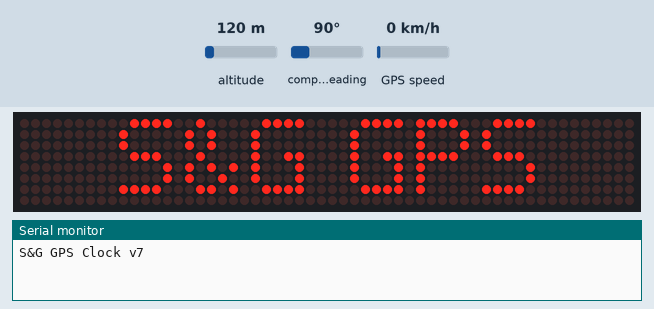
A sketch run on a simulated Arduino Uno, built with avr-gcc and run on an emulated ATmega328P. On the bench: 56×8 LED matrix, the last lines printed to the serial monitor. Inputs (shaded band) come from the test bench; at power-on: altitude 120 m, compass heading 90°, GPS speed 0 km/h. The GPS gets a fix after 3 s at 37.7749, -122.4194 with 8 satellites.

Above: at 0.1 s.
At 1.1 s:
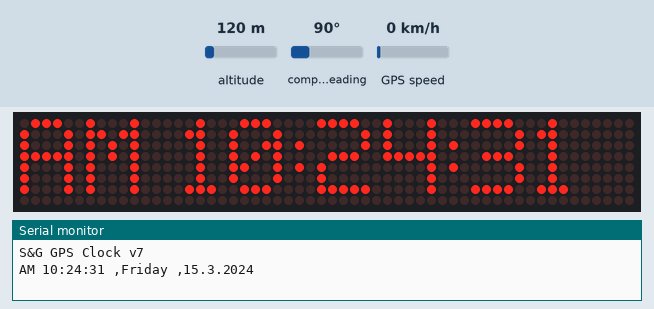
At 10.1 s:
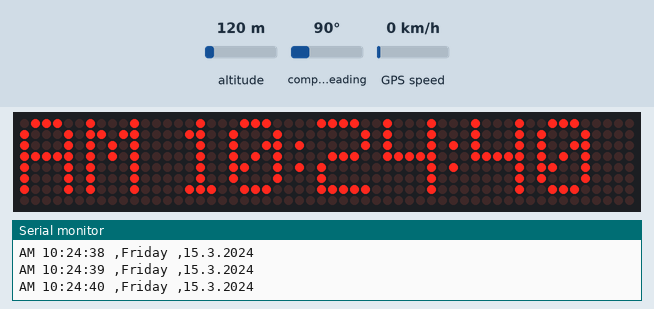
At 20.1 s:
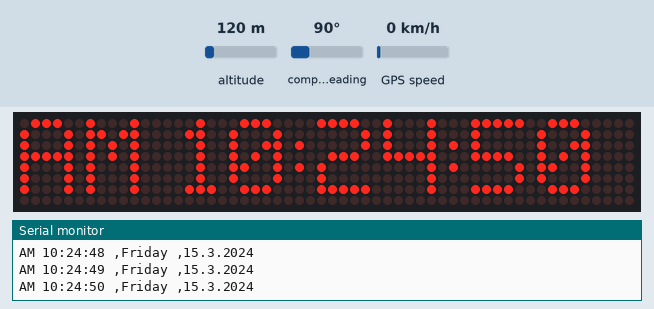
At 24.5 s:
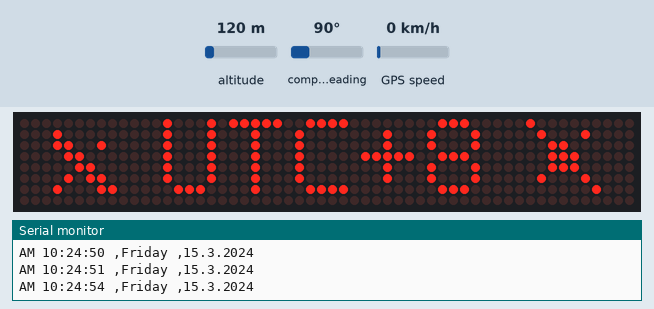
At 38.7 s:
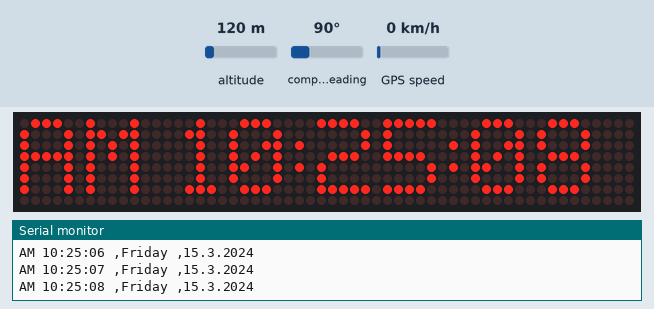

Measured:
- what the display in image 1 shows lasts 1.0 s, from 1.0 s to 2.0 s
- what the display in image 3 shows lasts 4.4 s, from 20.0 s to 24.4 s
- what the display in image 4 shows lasts 1.1 s, from 24.5 s to 25.6 s

The sketch:

GPS_CLOCK_v7.ino
```cpp
/*
   FX GPS Clock + Weekday decoder via valid GPS date (localised calculation)

- A rare sketch Since Weekday are not included in NMEAGPS . Originally written by Eric Sitler 30August2016
- Mod to your timezone line 36
- Add prefered FX
- https://pjrp.github.io/MDParolaFontEditor
*/

#include <SPI.h>
#include <math.h>
#include <NMEAGPS.h>
#include <MD_Parola.h>
#include <MD_MAX72xx.h>
#include <NeoSWSerial.h>

#include "Sat_Fontx.h"

#define HARDWARE_TYPE MD_MAX72XX::FC16_HW

#define MAX_DEVICES 7
#define DATA_PIN 11	    //13 if esp8266
#define CS_PIN   10	    //15
#define CLK_PIN  13	    //14

MD_Parola P = MD_Parola(HARDWARE_TYPE, CS_PIN, MAX_DEVICES);
textEffect_t FX[] ={PA_SCROLL_LEFT, PA_OPENING_CURSOR};

NMEAGPS gps;
gps_fix fix;
uint8_t fixCount;
NeoSWSerial serialgps(A5,0);

const uint16_t ONE_SEC = 1000;
const int32_t zone_hours= +8L;

int h,m,s,d,mth,yy,yyyy,c,mTable,SummedDate,DoW,leap,cTable,i=1,counter=0,j ;
String Mdn,DAYX,TIMEX,DATEX, UTC=" UTC+",LOGO=UTC+zone_hours;
char dayxx[22],timexx[15],datexx[15],logo[15];
const char *GPS[4]={dayxx,timexx,datexx,logo};

char Time [] = ":00:00";

void setup(void)
{
  Serial.begin(9600);
  serialgps.begin(9600);
  P.begin();
  P.setFont(ExtASCII);
  P.setIntensity(0);
  P.setTextAlignment(PA_CENTER);
  P.print("S&G GPS");
  Serial.println("S&G GPS Clock v7");
  delay(ONE_SEC);
  P.displayClear();
}

void adjustTime( NeoGPS::time_t & dt )
{
  NeoGPS::clock_t seconds = dt;
  const NeoGPS::clock_t  zone_offset = zone_hours * NeoGPS::SECONDS_PER_HOUR;
  seconds += zone_offset;
  dt = seconds;
}

void loop(){

if (gps.available( serialgps ))
   {
     fix = gps.read();fixCount++;
      if (fixCount >= 1)
       {
         fixCount = 0;
         if (fix.valid.time)adjustTime(fix.dateTime);printGPSdata();
       }
   } while (!P.displayAnimate());
}

void printGPSdata()
{

  if (fix.valid.time&&fix.dateTime.hours>11){h=fix.dateTime.hours-12;Mdn="PM ";}
  else{h=fix.dateTime.hours;Mdn="AM ";}
  if (fix.valid.time&&fix.dateTime.hours==0||h==0) {h=12;}
  m=fix.dateTime.minutes;
  s=fix.dateTime.seconds;
  if (fix.valid.date) {d= fix.dateTime.date ;mth=fix.dateTime.month ;yyyy=fix.dateTime.year;}

	  Time[1]  = m  / 10 +'0';
	  Time[2]  = m  % 10 +'0';
    Time[4]  = s  / 10 +'0';
    Time[5]  = s  % 10 +'0';

	String H = String(h); TIMEX=Mdn+H+Time;   //Align Clock and combine int&char into a string

	if((fmod(yyyy,4) == 0 && fmod(yyyy,100) != 0) || (fmod(yyyy,400) == 0)) { leap = 1; } // Weekday calculation starts
	else { leap = 0; }

    while(yyyy > 2299){ yyyy = yyyy - 400; }
    while(yyyy < 1900){ yyyy = yyyy + 400; }

    c = yyyy/100;

    yy = fmod(yyyy, 100);

    if(c == 19){ cTable = 1; }
    if(c == 20){ cTable = 0; }
    if(c == 21){ cTable = 5; }
    if(c == 22){ cTable = 3; }

    if(mth == 1){ if(leap == 1) { mTable = 6; }else{ mTable = 0; }}
    if(mth == 2){ if(leap == 1) { mTable = 2; }else{ mTable = 3; }}

    if(mth == 10){ mTable = 0; }
    if(mth == 8 ){ mTable = 2; }
    if(mth == 3 || mth == 11   ) { mTable = 3; }
    if(mth == 4 || mth == 7    ) { mTable = 6; }
    if(mth == 5 ){ mTable = 1; }
    if(mth == 6 ){ mTable = 4; }
    if(mth == 9 || mth == 12   ) { mTable = 5; }

    SummedDate = d + mTable + yy + (yy/4) + cTable;

    DoW = fmod(SummedDate,7);

    if(DoW == 0) { DAYX="Saturday"  ; }				// Results of Weekday calculation
    if(DoW == 1) { DAYX="Sunday"    ; }
    if(DoW == 2) { DAYX="Monday"    ; }
    if(DoW == 3) { DAYX="Tuesday"   ; }
    if(DoW == 4) { DAYX="Wednesday" ; }
    if(DoW == 5) { DAYX="Thursday"  ; }
    if(DoW == 6) { DAYX="Friday"    ; }

	DATEX=String(d);
	DATEX+=".";
	DATEX+=String(mth);
	DATEX+=".";
    DATEX+=String(yyyy);

 LOGO = (char(127))+UTC + zone_hours+" "+(char(129)); ;LOGO.toCharArray(logo, 15);

 Serial.print(TIMEX);Serial.print(" ,");Serial.print(DAYX);Serial.print(" ,");Serial.println(DATEX);
 DAYX+="  "+ DATEX ; DAYX.toCharArray(dayxx, 22);TIMEX.toCharArray(timexx, 15);
 sequences();
}

void sequences(){
P.setTextAlignment(PA_LEFT);
switch (i)
  {
     case 1 :P.print(TIMEX);break;  case 2 :P.print(TIMEX);break;  case 3 :P.print(TIMEX);break;
     case 4 :P.print(TIMEX);break;  case 5 :P.print(TIMEX);break;  case 6 :P.print(TIMEX);break;
     case 7 :P.print(TIMEX);break;  case 8 :P.print(TIMEX);break;  case 9 :P.print(TIMEX);break;
     case 10:P.print(TIMEX);break;  case 11:P.print(TIMEX);break;  case 12:P.print(TIMEX);break;
     case 13:P.print(TIMEX);break;  case 14:P.print(TIMEX);break;  case 15:P.print(TIMEX);break;
     case 16:P.print(TIMEX);break;  case 17:P.print(TIMEX);break;  case 18:P.print(TIMEX);break;
     case 19:P.print(TIMEX);break;  case 20:P.print(TIMEX);break;
     case 21:P.displayText(GPS[0],PA_CENTER ,25,5, FX[0], FX[0]);break;
     case 22:P.displayText(GPS[3],PA_CENTER ,5,1000,FX[1],FX[1]);break;
     default:P.print(TIMEX);
    }
   i++;if(i>22){i=1;}
}
// end of code. Developed by Sroto&Gargees 2020
```

Sat_Fontx.h
```cpp
// Data file for UTF-8 example user defined fonts
#pragma once

MD_MAX72XX::fontType_t ExtASCII[] PROGMEM =
{
  0,		// 0 - 'Unused'
  0,		// 1 - 'Unused'
  0,		// 2 - 'Unused'
  0,		// 3 - 'Unused'
  0,		// 4 - 'Unused'
  0,		// 5 - 'Unused'
  0,		// 6 - 'Unused'
  0,		// 7 - 'Unused'
  0,		// 8 - 'Unused'
  0,		// 9 - 'Unused'
  0,		// 10 - 'Unused'
  0,		// 11 - 'Unused'
  0,		// 12 - 'Unused'
  0,		// 13 - 'Unused'
  0,		// 14 - 'Unused'
  0,		// 15 - 'Unused'
  0,		// 16 - 'Unused'
  0,		// 17 - 'Unused'
  0,		// 18 - 'Unused'
  0,		// 19 - 'Unused'
  0,		// 20 - 'Unused'
  0,		// 21 - 'Unused'
  0,		// 22 - 'Unused'
  0,		// 23 - 'Unused'
  0,		// 24 - 'Unused'
  0,		// 25 - 'Unused'
  0,		// 26 - 'Unused'
  0,		// 27 - 'Unused'
  0,		// 28 - 'Unused'
  0,		// 29 - 'Unused'
  0,		// 30 - 'Unused'
  0,		// 31 - 'Unused'
  2, 0, 0,		                // 32 - 'Space'
  1, 95,		                // 33 - '!'
  3, 7, 0, 7,		            // 34 - '"'
  5, 20, 127, 20, 127, 20,		// 35 - '#'
  5, 36, 42, 127, 42, 18,		// 36 - '$'
  5, 35, 19, 8, 100, 98,		// 37 - '%'
  5, 54, 73, 86, 32, 80,		// 38 - '&'
  2, 4, 3,		                // 39
  3, 28, 34, 65,		        // 40 - '('
  3, 65, 34, 28,		        // 41 - ')'
  5, 42, 28, 127, 28, 42,		// 42 - '*'
  5, 8, 8, 62, 8, 8,		    // 43 - '+'
  2, 128, 96,		            // 44 - ','
  5, 8, 8, 8, 8, 8,		        // 45 - '-'
  2, 96, 96,		            // 46 - '.'
  5, 32, 16, 8, 4, 2,		    // 47 - '/'
  5, 62, 81, 73, 69, 62,		// 48 - '0'
  3, 66, 127, 64,		        // 49 - '1'
  5, 113, 73, 73, 73, 70,		// 50 - '2'
  5, 65, 73, 73, 73, 54,		// 51 - '3'
  5, 15, 8, 8, 8, 127,		    // 52 - '4'
  5, 79, 73, 73, 73, 49,		// 53 - '5'
  5, 62, 73, 73, 73, 48,		// 54 - '6'
  5, 3, 1, 1, 1, 127,		    // 55 - '7'
  5, 54, 73, 73, 73, 54,		// 56 - '8'
  5, 6, 73, 73, 73, 62,		    // 57 - '9'
  1, 20,		                // 58 - ':'
  2, 128, 104,		            // 59 - ';'
  4, 8, 20, 34, 65,		        // 60 - '<'
  5, 20, 20, 20, 20, 20,		// 61 - '='
  4, 65, 34, 20, 8,		        // 62 - '>'
  5, 2, 1, 89, 9, 6,		    // 63 - '?'
  5, 62, 65, 93, 89, 78,		// 64 - '@'
  5, 126, 9, 9, 9, 126,		    // 65 - 'A'
  5, 127, 73, 73, 73, 54,		// 66 - 'B'
  5, 62, 65, 65, 65, 65,		// 67 - 'C'
  5, 127, 65, 65, 65, 62,		// 68 - 'D'
  5, 127, 73, 73, 73, 65,		// 69 - 'E'
  5, 127, 9, 9, 9, 1,		    // 70 - 'F'
  5, 62, 65, 65, 73, 121,		// 71 - 'G'
  5, 127, 8, 8, 8, 127,		    // 72 - 'H'
  3, 65, 127, 65,		        // 73 - 'I'
  5, 48, 65, 65, 65, 63,		// 74 - 'J'
  5, 127, 8, 20, 34, 65,		// 75 - 'K'
  5, 127, 64, 64, 64, 64,		// 76 - 'L'
  5, 127, 2, 12, 2, 127,		// 77 - 'M'
  5, 127, 4, 8, 16, 127,		// 78 - 'N'
  5, 62, 65, 65, 65, 62,		// 79 - 'O'
  5, 127, 9, 9, 9, 6,		    // 80 - 'P'
  5, 62, 65, 65, 97, 126,		// 81 - 'Q'
  5, 127, 9, 25, 41, 70,		// 82 - 'R'
  5, 70, 73, 73, 73, 49,		// 83 - 'S'
  5, 1, 1, 127, 1, 1,		    // 84 - 'T'
  5, 63, 64, 64, 64, 63,		// 85 - 'U'
  5, 31, 32, 64, 32, 31,		// 86 - 'V'
  5, 63, 64, 56, 64, 63,		// 87 - 'W'
  5, 99, 20, 8, 20, 99,		    // 88 - 'X'
  5, 3, 4, 120, 4, 3,		    // 89 - 'Y'
  5, 97, 81, 73, 69, 67,		// 90 - 'Z'
  3, 127, 65, 65,		        // 91 - '['
  5, 3, 4, 8, 16, 96,		    // 92 - '\'
  3, 65, 65, 127,		        // 93 - ']'
  5, 4, 2, 1, 2, 4,		        // 94 - '^'
  4, 128, 128, 128, 128,		// 95 - '_'
  3, 1, 2, 4,		            // 96 - '`'
  4, 56, 68, 68, 124,		    // 97 - 'a'
  4, 127, 68, 68, 56,		    // 98 - 'b'
  4, 56, 68, 68, 68,		    // 99 - 'c'
  4, 56, 68, 68, 127,		    // 100 - 'd'
  4, 56, 84, 84, 88,		    // 101 - 'e'
  4, 4, 126, 5, 1,		        // 102 - 'f'
  4, 24, 164, 164, 124,		    // 103 - 'g'
  4, 127, 4, 4, 120,		    // 104 - 'h'
  1, 125,		                // 105 - 'i'
  3, 132, 133, 124,		        // 106 - 'j'
  4, 127, 16, 40, 68,		    // 107 - 'k'
  1, 127,		                // 108 - 'l'
  5, 124, 4, 120, 4, 120,		// 109 - 'm'
  4, 124, 4, 4, 120,		    // 110 - 'n'
  4, 56, 68, 68, 56,		    // 111 - 'o'
  4, 252, 36, 36, 24,		    // 112 - 'p'
  4, 24, 36, 36, 252,		    // 113 - 'q'
  4, 124, 4, 4, 8,		        // 114 - 'r'
  4, 88, 84, 84, 52,		    // 115 - 's'
  3, 4, 127, 4,		            // 116 - 't'
  4, 60, 64, 64, 124,		    // 117 - 'u'
  4, 28, 32, 64, 124,		    // 118 - 'v'
  5, 60, 64, 48, 64, 60,		// 119 - 'w'
  4, 108, 16, 16, 108,		    // 120 - 'x'
  4, 28, 160, 160, 124,		    // 121 - 'y'
  4, 100, 84, 84, 76,		    // 122 - 'z'
  3, 8, 54, 65,		            // 123 - '{'
  1, 119,		                // 124 - '|'
  3, 65, 54, 8,		            // 125 - '}'
  5, 2, 1, 2, 4, 2,		        // 126 - '~'
  6, 70, 44, 24, 48, 100, 64,   // 127 - 'DISH'
  0,                        	// 128 - '   '
  7, 1, 34, 28, 28, 24, 34, 64, // 129 - 'SAT'
  0,            	            // 130 - '   '
  0,                    		// 131 - '   '
  0,		                    // 132 - '   '
  0,                    		// 133 - '   '
  3, 4, 126, 4,		                    // 134 - 'Dagger'
  3, 20, 126, 20,		                // 135 - 'Double dagger'
  0,            		                // 136 - '     '
  7, 35, 19, 104, 100, 2, 97, 96,		// 137 - 'Per mille sign'
  0,                    		        // 138 - '      '
  3, 8, 20, 34,		                    // 139 - '< quotation'
  6, 62, 65, 65, 127, 73, 73,		    // 140 - 'OE'
  0,		                            // 141 - 'Not used'
  0,                    		        // 142 - '   '
  0,		                            // 143 - 'Not used'
  3, 2, 5, 2,		                    // 144 - 'Degree'
  2, 3, 4,		                        // 145 - 'Left single quote mark'
  2, 4, 3,		                        // 146 - 'Right single quote mark'
  4, 3, 4, 3, 4,		                // 147 - 'Left double quote marks'
  4, 4, 3, 4, 3,		                // 148 - 'Right double quote marks'
  4, 0, 24, 60, 24,		                // 149 - 'Bullet Point'
  3, 8, 8, 8,		                    // 150 - 'En dash'
  5, 8, 8, 8, 8, 8,		                // 151 - 'Em dash'
  4, 2, 1, 2, 1,		                // 152 - 'Small ~'
  7, 1, 15, 1, 0, 15, 2, 15,		    // 153 - 'TM'
  0,                    		        // 154 - '  '
  3, 34, 20, 8,		                    // 155 - '> quotation'
  0,                            		// 156 - '     '
  0,		                            // 157 - 'Not used'
  0,		                            // 158 - '      '
  0,                    		        // 159 - ''
  2, 0, 0,		                        // 160 - 'Non-breaking space'
  1, 125,		                        // 161 - 'Inverted !'
  5, 60, 36, 126, 36, 36,		        // 162 - 'Cent sign'
  0,		                            // 163 - '      '
  5, 34, 28, 20, 28, 34,		        // 164 - 'Currency sign'
  0,                    		        // 165 - '      '
  1, 119,		                        // 166 - '|'
  4, 102, 137, 149, 106,		        // 167 - 'Section sign'
  3, 1, 0, 1,		                    // 168 - 'Spacing diaresis'
  7, 62, 65, 93, 85, 85, 65, 62,		// 169 - 'Copyright'
  3, 13, 13, 15,		                // 170 - 'Feminine Ordinal Ind.'
  5, 8, 20, 42, 20, 34,		            // 171 - '<<'
  5, 8, 8, 8, 8, 56,		            // 172 - 'Not sign'
  0,		                            // 173 - 'Soft Hyphen'
  7, 62, 65, 127, 75, 117, 65, 62,		// 174 - 'Registered Trademark'
  0,     	                            // 175 - '     '
  3, 2, 5, 2,		                    // 176 - 'Degree'
  5, 68, 68, 95, 68, 68,		        // 177 - '+/-'
    0, // char 178
    0, // char 179
    0, // char 180
    0, // char 181
    0, // char 182
    0, // char 183
    0, // char 184
    0, // char 185
    0, // char 186
    0, // char 187
    0, // char 188
    0, // char 189
    0, // char 190
    0, // char 191
    0, // char 192
    0, // char 193
    0, // char 194
    0, // char 195
    0, // char 196
    0, // char 197
    0, // char 198
    0, // char 199
    0, // char 200
    0, // char 201
    0, // char 202
    0, // char 203
    0, // char 204
    0, // char 205
    0, // char 206
    0, // char 207
    0, // char 208
    0, // char 209
    0, // char 210
    0, // char 211
    0, // char 212
    0, // char 213
    0, // char 214
    0, // char 215
    0, // char 216
    0, // char 217
    0, // char 218
    0, // char 219
    0, // char 220
    0, // char 221
    0, // char 222
    0, // char 223
    0, // char 224
    0, // char 225
    0, // char 226
    0, // char 227
    0, // char 228
    0, // char 229
    0, // char 230
    0, // char 231
    0, // char 232
    0, // char 233
    0, // char 234
    0, // char 235
    0, // char 236
    0, // char 237
    0, // char 238
    0, // char 239
    0, // char 240
    0, // char 241
    0, // char 242
    0, // char 243
    0, // char 244
    0, // char 245
    0, // char 246
    0, // char 247
    0, // char 248
    0, // char 249
    0, // char 250
    0, // char 251
    0, // char 252
    0, // char 253
    0, // char 254
    0, // char 255
};
```
